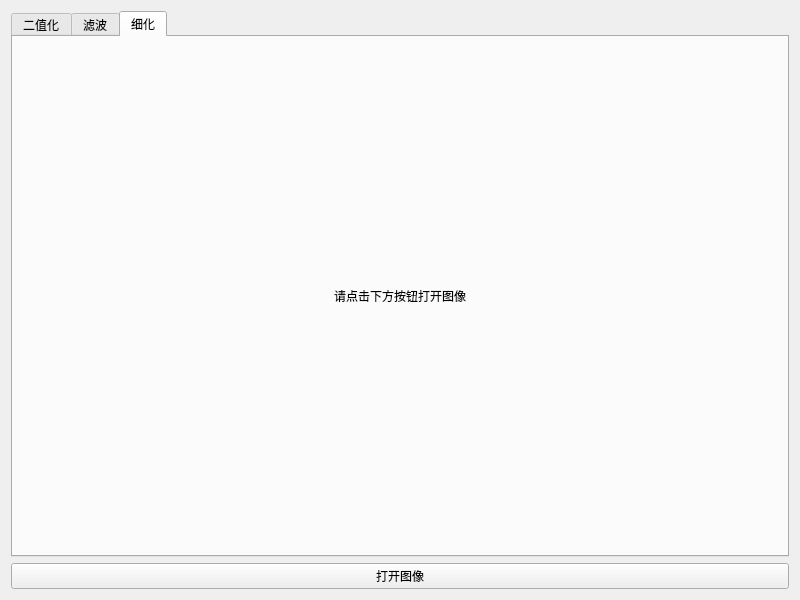
<?xml version="1.0" encoding="UTF-8"?>
<ui version="4.0">
    <class>ImageMorphology</class>
    <widget class="QWidget" name="ImageMorphology">
        <property name="geometry">
            <rect>
                <x>0</x>
                <y>0</y>
                <width>800</width>
                <height>600</height>
            </rect>
        </property>
        <property name="windowTitle">
            <string>图像形态学</string>
        </property>
        <property name="styleSheet">
            <string notr="true"/>
        </property>
        <layout class="QGridLayout" name="gridLayout">
            <item row="0" column="0" colspan="2">
                <widget class="QTabWidget" name="tabWidget">
                    <property name="currentIndex">
                        <number>2</number>
                    </property>
                    <widget class="QWidget" name="binarizationTab">
                        <attribute name="title">
                            <string>二值化</string>
                        </attribute>
                        <layout class="QGridLayout" name="gridLayout_2">
                            <item row="0" column="0">
                                <widget class="QLabel" name="binarizedImageLabel">
                                    <property name="text">
                                        <string>请点击下方按钮打开图像</string>
                                    </property>
                                    <property name="alignment">
                                        <set>Qt::AlignCenter</set>
                                    </property>
                                </widget>
                            </item>
                        </layout>
                    </widget>
                    <widget class="QWidget" name="filterTab">
                        <attribute name="title">
                            <string>滤波</string>
                        </attribute>
                        <layout class="QGridLayout" name="gridLayout_4">
                            <item row="0" column="0">
                                <widget class="QLabel" name="filteredImageLabel">
                                    <property name="text">
                                        <string>请点击下方按钮打开图像</string>
                                    </property>
                                    <property name="alignment">
                                        <set>Qt::AlignCenter</set>
                                    </property>
                                </widget>
                            </item>
                        </layout>
                    </widget>
                    <widget class="QWidget" name="skeletonizationTab">
                        <attribute name="title">
                            <string>细化</string>
                        </attribute>
                        <layout class="QGridLayout" name="gridLayout_3">
                            <item row="0" column="0">
                                <widget class="QLabel" name="skeletonizedImageLabel">
                                    <property name="text">
                                        <string>请点击下方按钮打开图像</string>
                                    </property>
                                    <property name="alignment">
                                        <set>Qt::AlignCenter</set>
                                    </property>
                                </widget>
                            </item>
                        </layout>
                    </widget>
                </widget>
            </item>
            <item row="1" column="0" colspan="2">
                <widget class="QPushButton" name="openImageButton">
                    <property name="text">
                        <string>打开图像</string>
                    </property>
                </widget>
            </item>
        </layout>
    </widget>
    <resources/>
    <connections/>
</ui>
